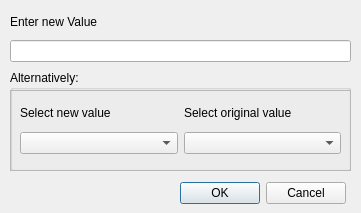
<?xml version="1.0" encoding="UTF-8"?>
<ui version="4.0">
 <class>AddNewValue</class>
 <widget class="QDialog" name="AddNewValue">
  <property name="geometry">
   <rect>
    <x>0</x>
    <y>0</y>
    <width>361</width>
    <height>213</height>
   </rect>
  </property>
  <property name="windowTitle">
   <string>Add new value</string>
  </property>
  <widget class="QGroupBox" name="groupBox">
   <property name="geometry">
    <rect>
     <x>10</x>
     <y>70</y>
     <width>341</width>
     <height>101</height>
    </rect>
   </property>
   <property name="title">
    <string>Alternatively:</string>
   </property>
   <widget class="QFrame" name="frame">
    <property name="geometry">
     <rect>
      <x>0</x>
      <y>20</y>
      <width>341</width>
      <height>81</height>
     </rect>
    </property>
    <property name="frameShape">
     <enum>QFrame::StyledPanel</enum>
    </property>
    <property name="frameShadow">
     <enum>QFrame::Raised</enum>
    </property>
    <widget class="QWidget" name="">
     <property name="geometry">
      <rect>
       <x>10</x>
       <y>10</y>
       <width>321</width>
       <height>54</height>
      </rect>
     </property>
     <layout class="QHBoxLayout" name="horizontalLayout">
      <item>
       <layout class="QVBoxLayout" name="verticalLayout">
        <item>
         <widget class="QLabel" name="lblSelNewVal">
          <property name="text">
           <string>Select new value</string>
          </property>
         </widget>
        </item>
        <item>
         <widget class="QComboBox" name="cbxSelNewValue"/>
        </item>
       </layout>
      </item>
      <item>
       <layout class="QVBoxLayout" name="verticalLayout_2">
        <item>
         <widget class="QLabel" name="lblSelOriValue">
          <property name="text">
           <string>Select original value</string>
          </property>
         </widget>
        </item>
        <item>
         <widget class="QComboBox" name="cbxSelOriValue"/>
        </item>
       </layout>
      </item>
     </layout>
    </widget>
   </widget>
  </widget>
  <widget class="QDialogButtonBox" name="buttonBox">
   <property name="geometry">
    <rect>
     <x>170</x>
     <y>180</y>
     <width>176</width>
     <height>27</height>
    </rect>
   </property>
   <property name="orientation">
    <enum>Qt::Horizontal</enum>
   </property>
   <property name="standardButtons">
    <set>QDialogButtonBox::Cancel|QDialogButtonBox::Ok</set>
   </property>
  </widget>
  <widget class="QWidget" name="">
   <property name="geometry">
    <rect>
     <x>10</x>
     <y>10</y>
     <width>341</width>
     <height>52</height>
    </rect>
   </property>
   <layout class="QVBoxLayout" name="verticalLayout_3">
    <item>
     <widget class="QLabel" name="lblNewValue">
      <property name="text">
       <string>Enter new Value</string>
      </property>
     </widget>
    </item>
    <item>
     <widget class="QLineEdit" name="txtNewValue"/>
    </item>
   </layout>
  </widget>
 </widget>
 <resources/>
 <connections>
  <connection>
   <sender>buttonBox</sender>
   <signal>accepted()</signal>
   <receiver>AddNewValue</receiver>
   <slot>accept()</slot>
   <hints>
    <hint type="sourcelabel">
     <x>249</x>
     <y>132</y>
    </hint>
    <hint type="destinationlabel">
     <x>157</x>
     <y>143</y>
    </hint>
   </hints>
  </connection>
  <connection>
   <sender>buttonBox</sender>
   <signal>rejected()</signal>
   <receiver>AddNewValue</receiver>
   <slot>reject()</slot>
   <hints>
    <hint type="sourcelabel">
     <x>273</x>
     <y>132</y>
    </hint>
    <hint type="destinationlabel">
     <x>285</x>
     <y>143</y>
    </hint>
   </hints>
  </connection>
 </connections>
</ui>
